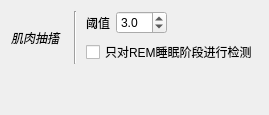
                     <widget class="QWidget" name="_mt_page">
                      <layout class="QVBoxLayout" name="verticalLayout_27">
                       <item>
                        <layout class="QGridLayout" name="gridLayout_29">
                         <property name="topMargin">
                          <number>0</number>
                         </property>
                         <item row="0" column="3">
                          <widget class="QDoubleSpinBox" name="_ToolMTTh">
                           <property name="toolTip">
                            <string>&lt;html&gt;&lt;head/&gt;&lt;body&gt;&lt;p&gt;Number of standard deviation of the derivative signal&lt;/p&gt;&lt;/body&gt;&lt;/html&gt;</string>
                           </property>
                           <property name="decimals">
                            <number>1</number>
                           </property>
                           <property name="maximum">
                            <double>20.000000000000000</double>
                           </property>
                           <property name="value">
                            <double>3.000000000000000</double>
                           </property>
                          </widget>
                         </item>
                         <item row="0" column="2">
                          <widget class="QLabel" name="label_93">
                           <property name="text">
                            <string>阈值</string>
                           </property>
                          </widget>
                         </item>
                         <item row="1" column="2" colspan="4">
                          <widget class="QCheckBox" name="_ToolMTOnly">
                           <property name="text">
                            <string>只对REM睡眠阶段进行检测</string>
                           </property>
                          </widget>
                         </item>
                         <item row="0" column="1" rowspan="2">
                          <widget class="Line" name="line_37">
                           <property name="minimumSize">
                            <size>
                             <width>10</width>
                             <height>0</height>
                            </size>
                           </property>
                           <property name="orientation">
                            <enum>Qt::Vertical</enum>
                           </property>
                          </widget>
                         </item>
                         <item row="0" column="0" rowspan="2">
                          <widget class="QLabel" name="label_94">
                           <property name="font">
                            <font>
                             <italic>true</italic>
                             <stylestrategy>PreferDefault</stylestrategy>
                             <kerning>true</kerning>
                            </font>
                           </property>
                           <property name="text">
                            <string>肌肉抽搐</string>
                           </property>
                          </widget>
                         </item>
                         <item row="0" column="4">
                          <spacer name="horizontalSpacer_42">
                           <property name="orientation">
                            <enum>Qt::Horizontal</enum>
                           </property>
                           <property name="sizeHint" stdset="0">
                            <size>
                             <width>40</width>
                             <height>20</height>
                            </size>
                           </property>
                          </spacer>
                         </item>
                        </layout>
                       </item>
                       <item>
                        <spacer name="verticalSpacer_13">
                         <property name="orientation">
                          <enum>Qt::Vertical</enum>
                         </property>
                         <property name="sizeHint" stdset="0">
                          <size>
                           <width>20</width>
                           <height>40</height>
                          </size>
                         </property>
                        </spacer>
                       </item>
                      </layout>
                     </widget>
